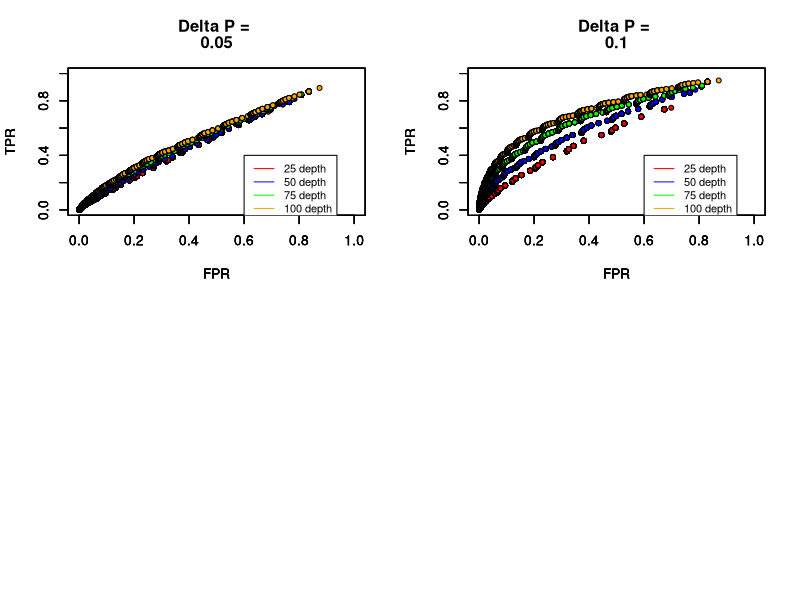

This chart was generated by the following R code: (Note: a time limit stopped this script after it produced the figure.)



fishersim = function(nm,nf,pm,pf){
MP = rbinom(1,nm, pm)             #samples value for p
FP = rbinom(1,nf,pf) 
MQ = nm - MP                      #calculates rest of reads as q
FQ = nf - FP
mable = c(MP,MQ)                  # puts values into a column
fable = c(FP,FQ)
cable = cbind(mable,fable)        #makes a 2x2 table
return (fisher.test(cable))
}



NfisherSim = function(N,nm,nf,pm,pf){
mylist = c() 
for (i in 1:N){
mylist = append(mylist,c(fishersim(nm,nf,pm,pf)$p.value)) #collects N pvalues in a list
} 
return(mylist)    #returns list of N pvalues
}




ROCcurve = function(deltaP){

list50f = c()
list50t = c()
list100f = c()
list100t = c()
list150f = c()
list150t = c()
list200f = c()
list200t = c()

pcutoff= seq(0,1,.00005)
pcutoff = sort(pcutoff)

for (depth in seq(25,100,25)){
false = NfisherSim(10000,(depth),(depth),.5,.5)
true = NfisherSim(10000,(depth),(depth),.5,(.5+ deltaP))
for (pcut in pcutoff){

fp = sum(false < pcut)
tp = sum(true < pcut)

fpr = (fp / 10000 )
tpr = (tp / 10000 )

if (depth == 25){
list50f = append(list50f, fpr)
list50t = append(list50t, tpr)
}
if (depth == 50){
list100f = append(list100f, fpr)
list100t = append(list100t, tpr)
}
if (depth == 75){
list150f = append(list150f, fpr)
list150t = append(list150t, tpr)
}
if (depth == 100){
list200f = append(list200f, fpr)
list200t = append(list200t, tpr)
}
}

sample50 = data.frame(list50f, list50t)
sample100 = data.frame(list100f, list100t)
sample150 = data.frame(list150f, list150t)
sample200 = data.frame(list200f, list200t)

}

fit1 = lm(sample150$list150t ~ poly(sample150$list150f,4,raw=TRUE)) # polynomial regression for each delta p : not used

plot(sample50, xlab = "FPR", ylab = "TPR", pch = 21, bg= 'red', ylim = c(0,1), xlim= c(0,1), cex=.8, main = c('Delta P = ', deltaP))
par(new=TRUE)
plot(sample100, xlab = "FPR", ylab = "TPR", pch = 21, bg= 'blue',ylim = c(0,1), xlim= c(0,1), cex=.8) #type='n' removes points
par(new=TRUE)
plot(sample150, xlab = "FPR", ylab = "TPR", pch = 21, bg= 'green', ylim = c(0,1), xlim= c(0,1), cex=.8)
par(new=TRUE)
plot(sample200, xlab = "FPR", ylab = "TPR", pch = 21, bg= 'orange',ylim = c(0,1), xlim= c(0,1), cex=.8)

legend(.6,.4, cex=.8, c("25 depth","50 depth","75 depth","100 depth"), lty=c(1,1), lwd=c(1,1),col=c("red","blue","green","orange"))

#points(sample100$list100f, predict(fit2), type = 'l', col='blue',lwd=1)

}






ROCgraph = function(){

attach(mtcars)
par(mfrow=c(2,2))

(ROCcurve(.05))
(ROCcurve(.1))
(ROCcurve(.15))
(ROCcurve(.2))

}

ROCgraph()
